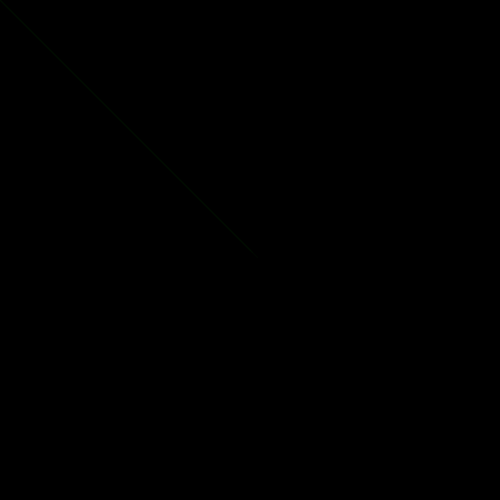
Frame 1 (no input)
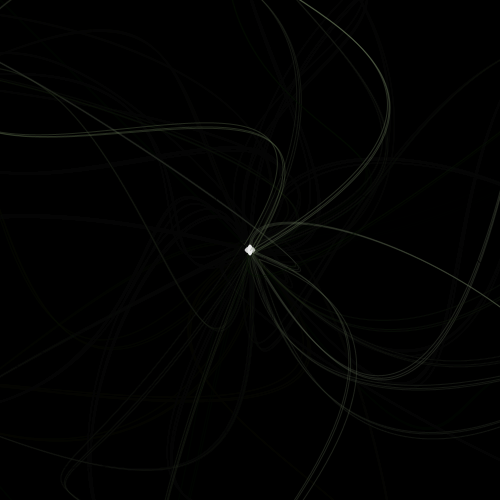
Frame 60 (the mouse pressed at the canvas centre just before this capture)
Frame 120 (the mouse held since frame 60 and released just before this capture): identical to frame 60, image omitted

The Processing sketch that drew these frames (run headless with seeded random() and noise(); from frame 60 on, the mouse is pressed at the canvas centre):

// Processing sketch: processing_56568
// ── processing_56568.pde

int x;
int y;
int x2;
int y2;

int rectopac = 15;
int rectomatch;

float u;
float d;

int v;


float a;
float b;
// rand angle 2

float t;

int cx;
int cy;
int cx2;
int cy2;
int dx;
int dy;
int dx2;
int dy2;
float edgex;
float edgey;

int h;
int w;


int c;
int o;

int p1 = 250;

int count;

int on;

void setup() {
  size (500, 500);
  background(0);
  smooth();
  on = 1;
  count = 1;
}
void draw() {
  if (on == 1) {
    noStroke();
    fill(255);   
    ellipse(250, 250, h, w);
    h = (int)random(30, 38);
    w = (int)random(30, 38);
    stroke(c, c+20, c-20, 90);
    c = (int)random(255);
    o = (int)random(80, 100);
    fill(0, 0);
    curve(cx, cy, 250, 250, edgex, edgey, cx2, cy2);
    c = c-40;
    p1 = (int)random(240, 260);
    curve(cx, cy, p1, p1, edgex, edgey, cx2, cy2); 
    c = c-40;
    curve(cx, cy, 252, 252, edgex, edgey, cx2, cy2);
    cx = (int)random(-2000, 2000);
    cy = (int)random(-2000, 2000);
    cx2 = (int)random(-2000, 2000);
    cy2 = (int)random(-2000, 2000);
    x = (int)random(200);
    y = (int)random(-2000, 2000);
    x2 = (int)random(-2000, 2000);
    y2 = (int)random(-1750, 2000);
    stroke (255);
    fill(255);
    b = (int)random(2*PI);
    a = (int)random(2*PI);
    t = a+.2;
    u = (int)random(10, 80);
    d = (int)random(10, 80);
    edgex = 350*sin(t)+250;
    edgey = 350*cos(t)+250;
    v = (int)random(200);
    stroke(c,80);
      w = (int)random(0, 12);
      h = (int)random(0, 12);
      rectomatch = (int)random(5, 25);
      if(rectopac>rectomatch){
        rectopac = rectopac-4;
      }else{
        rectopac = rectopac+4;
      }
    fill(0, rectopac);
    rect (-5, -5, width+5, height+5);
  }

}
void mousePressed() {
  if (on==1) {
    on=0;
  }
  else {
    on=1;
  }
}
